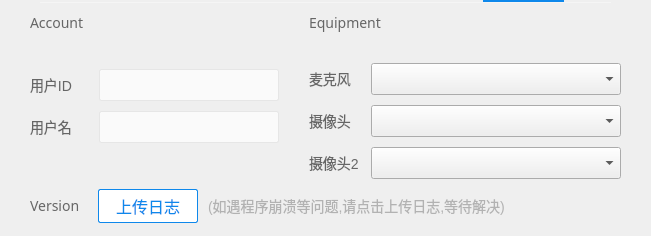
            <widget class="QWidget" name="m_tabUserSettings">
             <attribute name="title">
              <string>个人设置</string>
             </attribute>
             <layout class="QVBoxLayout" name="verticalLayout_13">
              <property name="spacing">
               <number>0</number>
              </property>
              <property name="leftMargin">
               <number>30</number>
              </property>
              <property name="topMargin">
               <number>0</number>
              </property>
              <property name="rightMargin">
               <number>30</number>
              </property>
              <property name="bottomMargin">
               <number>0</number>
              </property>
              <item>
               <widget class="Line" name="m_lineUserSettings">
                <property name="minimumSize">
                 <size>
                  <width>0</width>
                  <height>2</height>
                 </size>
                </property>
                <property name="maximumSize">
                 <size>
                  <width>16777215</width>
                  <height>2</height>
                 </size>
                </property>
                <property name="styleSheet">
                 <string notr="true">margin-left: 453px;
margin-right: 57px;
background-color: #0e88eb;
border: none;</string>
                </property>
                <property name="orientation">
                 <enum>Qt::Horizontal</enum>
                </property>
               </widget>
              </item>
              <item>
               <layout class="QVBoxLayout" name="verticalLayout_12">
                <property name="spacing">
                 <number>0</number>
                </property>
                <property name="topMargin">
                 <number>0</number>
                </property>
                <item>
                 <widget class="Line" name="m_lineLongUserSettings">
                  <property name="minimumSize">
                   <size>
                    <width>0</width>
                    <height>1</height>
                   </size>
                  </property>
                  <property name="maximumSize">
                   <size>
                    <width>16777215</width>
                    <height>1</height>
                   </size>
                  </property>
                  <property name="styleSheet">
                   <string notr="true">margin-left: 10px;
margin-right: 10px;
background-color: #f5f5f5;
border: none;</string>
                  </property>
                  <property name="orientation">
                   <enum>Qt::Horizontal</enum>
                  </property>
                 </widget>
                </item>
                <item>
                 <layout class="QHBoxLayout" name="horizontalLayout_5">
                  <property name="spacing">
                   <number>0</number>
                  </property>
                  <item>
                   <layout class="QVBoxLayout" name="verticalLayout_10">
                    <property name="spacing">
                     <number>0</number>
                    </property>
                    <property name="bottomMargin">
                     <number>0</number>
                    </property>
                    <item>
                     <spacer name="verticalSpacer_7">
                      <property name="orientation">
                       <enum>Qt::Vertical</enum>
                      </property>
                      <property name="sizeType">
                       <enum>QSizePolicy::Fixed</enum>
                      </property>
                      <property name="sizeHint" stdset="0">
                       <size>
                        <width>20</width>
                        <height>10</height>
                       </size>
                      </property>
                     </spacer>
                    </item>
                    <item>
                     <widget class="QLabel" name="m_lbAccount">
                      <property name="font">
                       <font>
                        <family>微软雅黑</family>
                        <pointsize>-1</pointsize>
                       </font>
                      </property>
                      <property name="styleSheet">
                       <string notr="true"> QLabel{
     font-family: 微软雅黑;
     font-size: 14px;
	 color: #666666;
 }</string>
                      </property>
                      <property name="text">
                       <string>Account</string>
                      </property>
                     </widget>
                    </item>
                    <item>
                     <spacer name="verticalSpacer_10">
                      <property name="orientation">
                       <enum>Qt::Vertical</enum>
                      </property>
                      <property name="sizeType">
                       <enum>QSizePolicy::Expanding</enum>
                      </property>
                      <property name="sizeHint" stdset="0">
                       <size>
                        <width>20</width>
                        <height>30</height>
                       </size>
                      </property>
                     </spacer>
                    </item>
                    <item>
                     <layout class="QVBoxLayout" name="verticalLayout_8">
                      <property name="spacing">
                       <number>10</number>
                      </property>
                      <item>
                       <layout class="QHBoxLayout" name="horizontalLayout_31">
                        <property name="spacing">
                         <number>0</number>
                        </property>
                        <item>
                         <widget class="QLabel" name="m_lbUserId">
                          <property name="styleSheet">
                           <string notr="true"> QLabel{
     font-family: 微软雅黑;
     font-size: 14px;
	 color: #666666;
 }</string>
                          </property>
                          <property name="text">
                           <string>用户ID</string>
                          </property>
                         </widget>
                        </item>
                        <item>
                         <spacer name="horizontalSpacer_18">
                          <property name="orientation">
                           <enum>Qt::Horizontal</enum>
                          </property>
                          <property name="sizeType">
                           <enum>QSizePolicy::Fixed</enum>
                          </property>
                          <property name="sizeHint" stdset="0">
                           <size>
                            <width>10</width>
                            <height>20</height>
                           </size>
                          </property>
                         </spacer>
                        </item>
                        <item>
                         <widget class="QLineEdit" name="m_strEdUserId">
                          <property name="minimumSize">
                           <size>
                            <width>180</width>
                            <height>32</height>
                           </size>
                          </property>
                          <property name="maximumSize">
                           <size>
                            <width>180</width>
                            <height>32</height>
                           </size>
                          </property>
                          <property name="focusPolicy">
                           <enum>Qt::ClickFocus</enum>
                          </property>
                          <property name="styleSheet">
                           <string notr="true">QLineEdit{
     padding-left: 10px;
 }

 QLineEdit:!hover{
     border: 1px solid #e6e6e6;
     border-radius: 2px;
     font-family: 微软雅黑;
     font-size: 16px;
	 background-color: #fafafa;
	 color: #666666;
 }

 QLineEdit:hover:!focus{
     border: 1px solid #0e88eb;
     border-radius: 2px;
     font-family: 微软雅黑;
     font-size: 16px;
	 background-color: #fafafa;
	 color: #666666;
 }

 QLineEdit:focus{
     border: 1px solid #0e88eb;
     border-radius: 2px;
     font-family: 微软雅黑;
     font-size: 16px;
	 background-color: #ffffff;
 }</string>
                          </property>
                         </widget>
                        </item>
                       </layout>
                      </item>
                      <item>
                       <layout class="QHBoxLayout" name="horizontalLayout_32">
                        <property name="spacing">
                         <number>0</number>
                        </property>
                        <item>
                         <widget class="QLabel" name="m_lbUserName">
                          <property name="styleSheet">
                           <string notr="true"> QLabel{
     font-family: 微软雅黑;
     font-size: 14px;
	 color: #666666;
 }</string>
                          </property>
                          <property name="text">
                           <string>用户名</string>
                          </property>
                         </widget>
                        </item>
                        <item>
                         <spacer name="horizontalSpacer_19">
                          <property name="orientation">
                           <enum>Qt::Horizontal</enum>
                          </property>
                          <property name="sizeType">
                           <enum>QSizePolicy::Fixed</enum>
                          </property>
                          <property name="sizeHint" stdset="0">
                           <size>
                            <width>10</width>
                            <height>20</height>
                           </size>
                          </property>
                         </spacer>
                        </item>
                        <item>
                         <widget class="QLineEdit" name="m_strEdUserName">
                          <property name="minimumSize">
                           <size>
                            <width>180</width>
                            <height>32</height>
                           </size>
                          </property>
                          <property name="maximumSize">
                           <size>
                            <width>180</width>
                            <height>32</height>
                           </size>
                          </property>
                          <property name="focusPolicy">
                           <enum>Qt::ClickFocus</enum>
                          </property>
                          <property name="styleSheet">
                           <string notr="true">QLineEdit{
     padding-left: 10px;
 }

 QLineEdit:!hover{
     border: 1px solid #e6e6e6;
     border-radius: 2px;
     font-family: 微软雅黑;
     font-size: 16px;
	 background-color: #fafafa;
	 color: #666666;
 }

 QLineEdit:hover:!focus{
     border: 1px solid #0e88eb;
     border-radius: 2px;
     font-family: 微软雅黑;
     font-size: 16px;
	 background-color: #fafafa;
	 color: #666666;
 }

 QLineEdit:focus{
     border: 1px solid #0e88eb;
     border-radius: 2px;
     font-family: 微软雅黑;
     font-size: 16px;
	 background-color: #ffffff;
 }</string>
                          </property>
                         </widget>
                        </item>
                       </layout>
                      </item>
                     </layout>
                    </item>
                    <item>
                     <spacer name="verticalSpacer_36">
                      <property name="orientation">
                       <enum>Qt::Vertical</enum>
                      </property>
                      <property name="sizeType">
                       <enum>QSizePolicy::Expanding</enum>
                      </property>
                      <property name="sizeHint" stdset="0">
                       <size>
                        <width>20</width>
                        <height>10</height>
                       </size>
                      </property>
                     </spacer>
                    </item>
                   </layout>
                  </item>
                  <item>
                   <spacer name="horizontalSpacer_4">
                    <property name="orientation">
                     <enum>Qt::Horizontal</enum>
                    </property>
                    <property name="sizeType">
                     <enum>QSizePolicy::Fixed</enum>
                    </property>
                    <property name="sizeHint" stdset="0">
                     <size>
                      <width>30</width>
                      <height>20</height>
                     </size>
                    </property>
                   </spacer>
                  </item>
                  <item>
                   <layout class="QVBoxLayout" name="verticalLayout_11">
                    <property name="spacing">
                     <number>0</number>
                    </property>
                    <item>
                     <spacer name="verticalSpacer_8">
                      <property name="orientation">
                       <enum>Qt::Vertical</enum>
                      </property>
                      <property name="sizeType">
                       <enum>QSizePolicy::Fixed</enum>
                      </property>
                      <property name="sizeHint" stdset="0">
                       <size>
                        <width>312</width>
                        <height>10</height>
                       </size>
                      </property>
                     </spacer>
                    </item>
                    <item>
                     <widget class="QLabel" name="m_lbEquipment">
                      <property name="sizePolicy">
                       <sizepolicy hsizetype="Preferred" vsizetype="Fixed">
                        <horstretch>0</horstretch>
                        <verstretch>0</verstretch>
                       </sizepolicy>
                      </property>
                      <property name="font">
                       <font>
                        <family>微软雅黑</family>
                        <pointsize>-1</pointsize>
                       </font>
                      </property>
                      <property name="styleSheet">
                       <string notr="true"> QLabel{
     font-family: 微软雅黑;
     font-size: 14px;
	 color: #666666;
 }</string>
                      </property>
                      <property name="text">
                       <string>Equipment</string>
                      </property>
                     </widget>
                    </item>
                    <item>
                     <spacer name="m_vSpacerUpper">
                      <property name="orientation">
                       <enum>Qt::Vertical</enum>
                      </property>
                      <property name="sizeType">
                       <enum>QSizePolicy::Preferred</enum>
                      </property>
                      <property name="sizeHint" stdset="0">
                       <size>
                        <width>312</width>
                        <height>30</height>
                       </size>
                      </property>
                     </spacer>
                    </item>
                    <item>
                     <layout class="QVBoxLayout" name="verticalLayout_9">
                      <property name="spacing">
                       <number>0</number>
                      </property>
                      <property name="bottomMargin">
                       <number>0</number>
                      </property>
                      <item>
                       <layout class="QHBoxLayout" name="horizontalLayout_28">
                        <property name="spacing">
                         <number>0</number>
                        </property>
                        <item>
                         <widget class="QLabel" name="m_lbMircoPhone">
                          <property name="sizePolicy">
                           <sizepolicy hsizetype="Preferred" vsizetype="Preferred">
                            <horstretch>0</horstretch>
                            <verstretch>0</verstretch>
                           </sizepolicy>
                          </property>
                          <property name="styleSheet">
                           <string notr="true"> QLabel{
     font-family: 微软雅黑;
     font-size: 14px;
	 color: #666666;
 }</string>
                          </property>
                          <property name="text">
                           <string>麦克风</string>
                          </property>
                         </widget>
                        </item>
                        <item>
                         <spacer name="horizontalSpacer_9">
                          <property name="orientation">
                           <enum>Qt::Horizontal</enum>
                          </property>
                          <property name="sizeType">
                           <enum>QSizePolicy::Preferred</enum>
                          </property>
                          <property name="sizeHint" stdset="0">
                           <size>
                            <width>16</width>
                            <height>20</height>
                           </size>
                          </property>
                         </spacer>
                        </item>
                        <item>
                         <widget class="ZegoComboBox" name="m_cbMircoPhone">
                          <property name="sizePolicy">
                           <sizepolicy hsizetype="Preferred" vsizetype="Fixed">
                            <horstretch>0</horstretch>
                            <verstretch>0</verstretch>
                           </sizepolicy>
                          </property>
                          <property name="minimumSize">
                           <size>
                            <width>250</width>
                            <height>32</height>
                           </size>
                          </property>
                          <property name="maximumSize">
                           <size>
                            <width>250</width>
                            <height>32</height>
                           </size>
                          </property>
                          <property name="frame">
                           <bool>true</bool>
                          </property>
                         </widget>
                        </item>
                       </layout>
                      </item>
                      <item>
                       <spacer name="verticalSpacer_37">
                        <property name="orientation">
                         <enum>Qt::Vertical</enum>
                        </property>
                        <property name="sizeType">
                         <enum>QSizePolicy::Fixed</enum>
                        </property>
                        <property name="sizeHint" stdset="0">
                         <size>
                          <width>20</width>
                          <height>10</height>
                         </size>
                        </property>
                       </spacer>
                      </item>
                      <item>
                       <layout class="QHBoxLayout" name="horizontalLayout_29">
                        <property name="spacing">
                         <number>0</number>
                        </property>
                        <item>
                         <widget class="QLabel" name="m_lbCamera">
                          <property name="sizePolicy">
                           <sizepolicy hsizetype="Preferred" vsizetype="Preferred">
                            <horstretch>0</horstretch>
                            <verstretch>0</verstretch>
                           </sizepolicy>
                          </property>
                          <property name="styleSheet">
                           <string notr="true"> QLabel{
     font-family: 微软雅黑;
     font-size: 14px;
	 color: #666666;
 }</string>
                          </property>
                          <property name="text">
                           <string>摄像头</string>
                          </property>
                         </widget>
                        </item>
                        <item>
                         <spacer name="horizontalSpacer_29">
                          <property name="orientation">
                           <enum>Qt::Horizontal</enum>
                          </property>
                          <property name="sizeType">
                           <enum>QSizePolicy::Preferred</enum>
                          </property>
                          <property name="sizeHint" stdset="0">
                           <size>
                            <width>16</width>
                            <height>20</height>
                           </size>
                          </property>
                         </spacer>
                        </item>
                        <item>
                         <widget class="ZegoComboBox" name="m_cbCamera">
                          <property name="sizePolicy">
                           <sizepolicy hsizetype="Preferred" vsizetype="Fixed">
                            <horstretch>0</horstretch>
                            <verstretch>0</verstretch>
                           </sizepolicy>
                          </property>
                          <property name="minimumSize">
                           <size>
                            <width>250</width>
                            <height>32</height>
                           </size>
                          </property>
                          <property name="maximumSize">
                           <size>
                            <width>250</width>
                            <height>32</height>
                           </size>
                          </property>
                         </widget>
                        </item>
                       </layout>
                      </item>
                      <item>
                       <spacer name="verticalSpacer_38">
                        <property name="orientation">
                         <enum>Qt::Vertical</enum>
                        </property>
                        <property name="sizeType">
                         <enum>QSizePolicy::Fixed</enum>
                        </property>
                        <property name="sizeHint" stdset="0">
                         <size>
                          <width>20</width>
                          <height>10</height>
                         </size>
                        </property>
                       </spacer>
                      </item>
                      <item>
                       <layout class="QHBoxLayout" name="horizontalLayout_30">
                        <property name="spacing">
                         <number>0</number>
                        </property>
                        <item>
                         <widget class="QLabel" name="m_lbCamera2">
                          <property name="styleSheet">
                           <string notr="true"> QLabel{
     font-family: 微软雅黑;
     font-size: 14px;
	 color: #666666;
 }</string>
                          </property>
                          <property name="text">
                           <string>摄像头2</string>
                          </property>
                         </widget>
                        </item>
                        <item>
                         <spacer name="horizontalSpacer_33">
                          <property name="orientation">
                           <enum>Qt::Horizontal</enum>
                          </property>
                          <property name="sizeType">
                           <enum>QSizePolicy::Preferred</enum>
                          </property>
                          <property name="sizeHint" stdset="0">
                           <size>
                            <width>8</width>
                            <height>20</height>
                           </size>
                          </property>
                         </spacer>
                        </item>
                        <item>
                         <widget class="ZegoComboBox" name="m_cbCamera2">
                          <property name="sizePolicy">
                           <sizepolicy hsizetype="Preferred" vsizetype="Fixed">
                            <horstretch>0</horstretch>
                            <verstretch>0</verstretch>
                           </sizepolicy>
                          </property>
                          <property name="minimumSize">
                           <size>
                            <width>250</width>
                            <height>32</height>
                           </size>
                          </property>
                          <property name="maximumSize">
                           <size>
                            <width>250</width>
                            <height>32</height>
                           </size>
                          </property>
                         </widget>
                        </item>
                       </layout>
                      </item>
                      <item>
                       <spacer name="m_vSpacerBottom">
                        <property name="orientation">
                         <enum>Qt::Vertical</enum>
                        </property>
                        <property name="sizeHint" stdset="0">
                         <size>
                          <width>20</width>
                          <height>0</height>
                         </size>
                        </property>
                       </spacer>
                      </item>
                     </layout>
                    </item>
                   </layout>
                  </item>
                 </layout>
                </item>
                <item>
                 <spacer name="verticalSpacer_9">
                  <property name="orientation">
                   <enum>Qt::Vertical</enum>
                  </property>
                  <property name="sizeType">
                   <enum>QSizePolicy::Expanding</enum>
                  </property>
                  <property name="sizeHint" stdset="0">
                   <size>
                    <width>591</width>
                    <height>10</height>
                   </size>
                  </property>
                 </spacer>
                </item>
                <item>
                 <layout class="QHBoxLayout" name="horizontalLayout_7" stretch="0,0,0,0,0,0">
                  <property name="spacing">
                   <number>0</number>
                  </property>
                  <item>
                   <widget class="QLabel" name="m_lbVersion">
                    <property name="minimumSize">
                     <size>
                      <width>0</width>
                      <height>0</height>
                     </size>
                    </property>
                    <property name="maximumSize">
                     <size>
                      <width>16777215</width>
                      <height>16777215</height>
                     </size>
                    </property>
                    <property name="font">
                     <font>
                      <family>微软雅黑</family>
                      <pointsize>-1</pointsize>
                     </font>
                    </property>
                    <property name="styleSheet">
                     <string notr="true"> QLabel{
     font-family: 微软雅黑;
     font-size: 14px;
	 color: #666666;
 }</string>
                    </property>
                    <property name="text">
                     <string>Version</string>
                    </property>
                   </widget>
                  </item>
                  <item>
                   <spacer name="horizontalSpacer">
                    <property name="orientation">
                     <enum>Qt::Horizontal</enum>
                    </property>
                    <property name="sizeType">
                     <enum>QSizePolicy::Fixed</enum>
                    </property>
                    <property name="sizeHint" stdset="0">
                     <size>
                      <width>18</width>
                      <height>20</height>
                     </size>
                    </property>
                   </spacer>
                  </item>
                  <item>
                   <widget class="QPushButton" name="m_bUploadLog">
                    <property name="minimumSize">
                     <size>
                      <width>100</width>
                      <height>34</height>
                     </size>
                    </property>
                    <property name="maximumSize">
                     <size>
                      <width>100</width>
                      <height>34</height>
                     </size>
                    </property>
                    <property name="styleSheet">
                     <string notr="true">QPushButton:!hover#m_bUploadLog{
     font-family: 微软雅黑;
     font-size: 16px;
	 border-radius: 2px;
     border: 1px solid #0e88eb;
     background-color: #ffffff;
     color: #0e88eb;
 }

 QPushButton:hover:!pressed#m_bUploadLog{
     font-family: 微软雅黑;
     font-size: 16px;
	 border-radius: 2px;
     border: 1px solid #0e88eb;
     background-color: #0e88eb;
     color: #ffffff;
 }

 QPushButton:hover:pressed#m_bUploadLog{
     font-family: 微软雅黑;
     font-size: 16px;
	 border-radius: 2px;
     border: 1px solid #0d80de;
     background-color: #0d80de;
     color: #ffffff;
 }</string>
                    </property>
                    <property name="text">
                     <string>上传日志</string>
                    </property>
                   </widget>
                  </item>
                  <item>
                   <spacer name="horizontalSpacer_2">
                    <property name="orientation">
                     <enum>Qt::Horizontal</enum>
                    </property>
                    <property name="sizeType">
                     <enum>QSizePolicy::Fixed</enum>
                    </property>
                    <property name="sizeHint" stdset="0">
                     <size>
                      <width>10</width>
                      <height>20</height>
                     </size>
                    </property>
                   </spacer>
                  </item>
                  <item>
                   <widget class="QLabel" name="m_lbTips">
                    <property name="styleSheet">
                     <string notr="true">QLabel#m_lbTips{
     font-family: 微软雅黑;
     font-size: 14px;
	 color: #b2b2b2;
 }</string>
                    </property>
                    <property name="text">
                     <string>(如遇程序崩溃等问题,请点击上传日志,等待解决)</string>
                    </property>
                   </widget>
                  </item>
                  <item>
                   <spacer name="horizontalSpacer_3">
                    <property name="orientation">
                     <enum>Qt::Horizontal</enum>
                    </property>
                    <property name="sizeType">
                     <enum>QSizePolicy::Expanding</enum>
                    </property>
                    <property name="sizeHint" stdset="0">
                     <size>
                      <width>40</width>
                      <height>20</height>
                     </size>
                    </property>
                   </spacer>
                  </item>
                 </layout>
                </item>
                <item>
                 <spacer name="verticalSpacer_6">
                  <property name="orientation">
                   <enum>Qt::Vertical</enum>
                  </property>
                  <property name="sizeHint" stdset="0">
                   <size>
                    <width>591</width>
                    <height>13</height>
                   </size>
                  </property>
                 </spacer>
                </item>
               </layout>
              </item>
             </layout>
            </widget>
